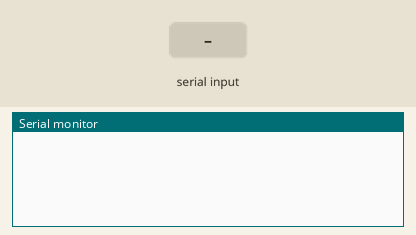
Recording of a sketch running on a simulated Arduino Uno, built with avr-gcc and run on an emulated ATmega328P. Parts: the last lines printed to the serial monitor. Inputs (shaded band) come from the test bench.

Above: at 1.2 s.
1.3 s: "A\n" received over Serial
At 1.9 s:
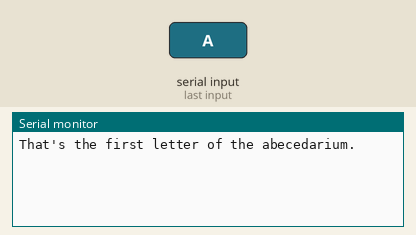
3.5 s: byte 90 ('Z') received over Serial
At 3.9 s:
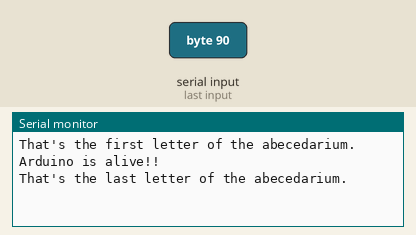

Measured:
- after the input at 1.3 s, the serial monitor: prints a new line at once (image 1)
- after the input at 3.5 s, the serial monitor: prints a new line at once (image 2)

The sketch:

Third_Exercise.ino
```cpp
uint32_t last_time = 0;

void setup()
{
    Serial.begin(9600);
}

void loop()
{
	// Print a heartbeat
	if ( (millis() - last_time) >  2000)
    {
        Serial.print("Arduino is alive!!");
        Serial.print('\n');
        last_time = millis();
    }

// Send some message when I receive an 'A' or a 'Z'.
switch (Serial.read())
    {
			case 'A':
            Serial.print("That's the first letter of the abecedarium.");
            Serial.print('\n');
						break;
			case 'Z':
            Serial.print("That's the last letter of the abecedarium.");
            Serial.print('\n');
						break;
    }
}
```
